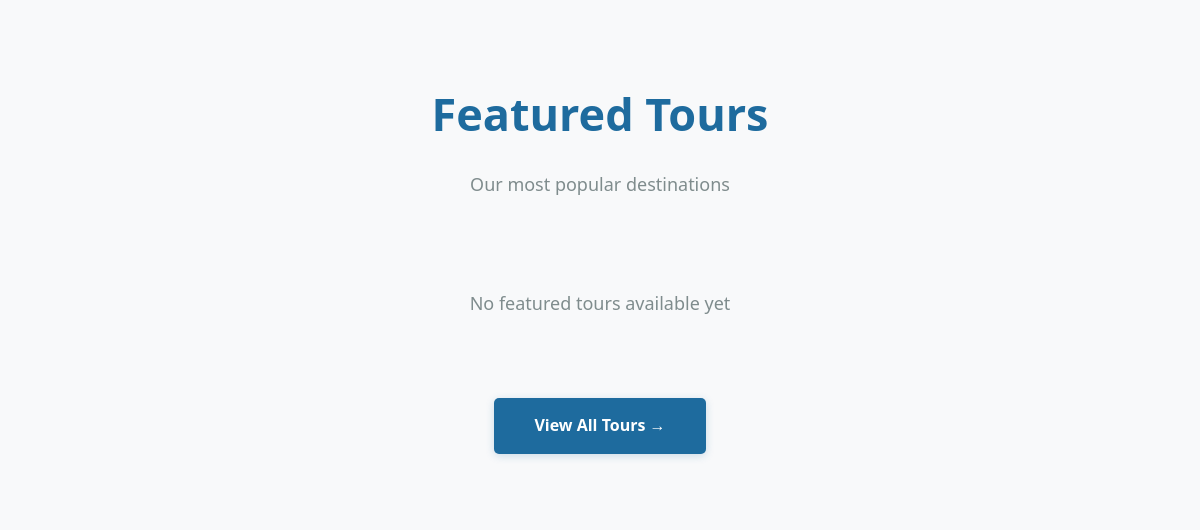
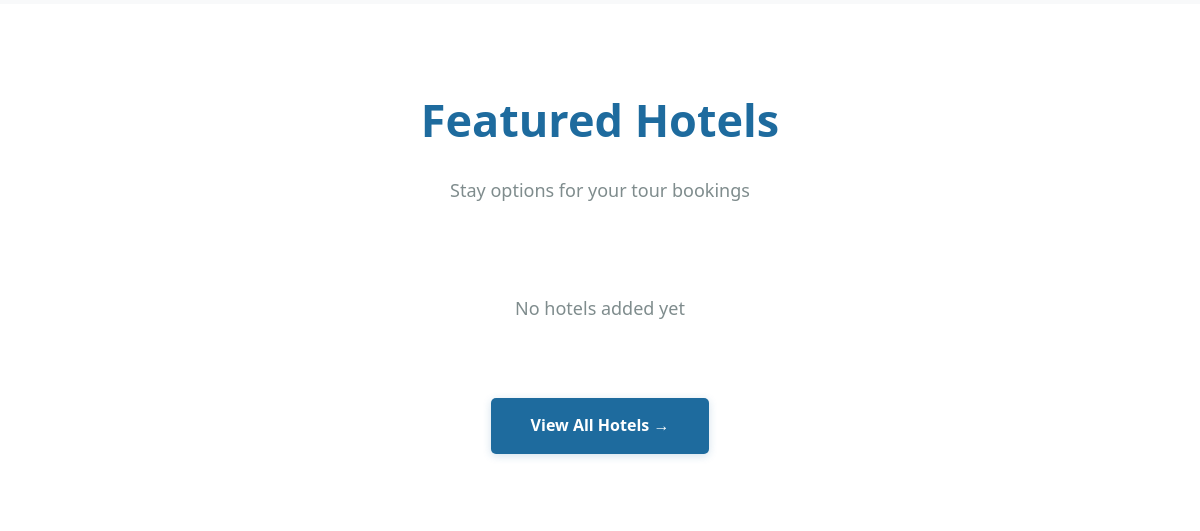
The app's page / (middle part), older data (2 pictures, top to bottom).
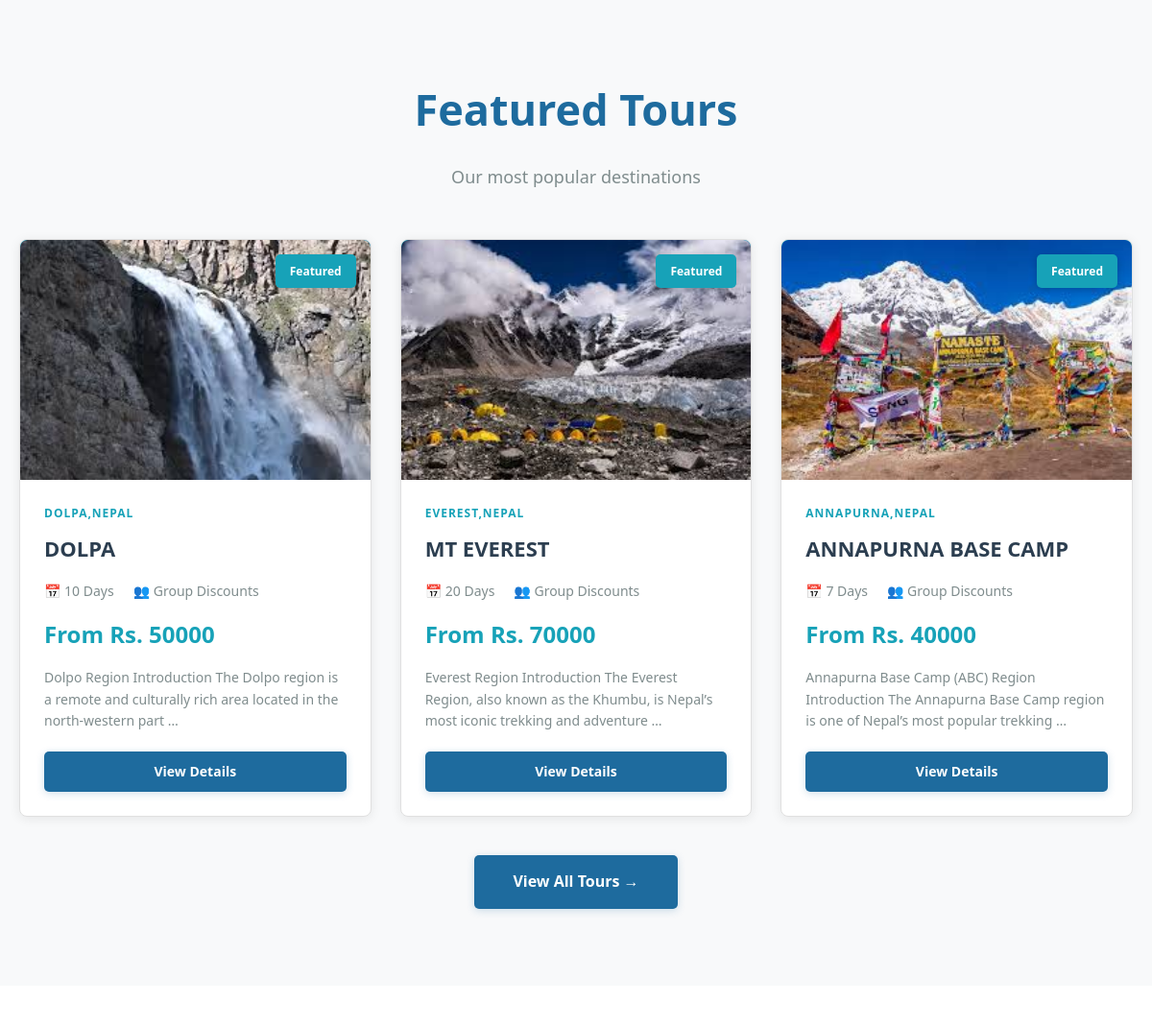
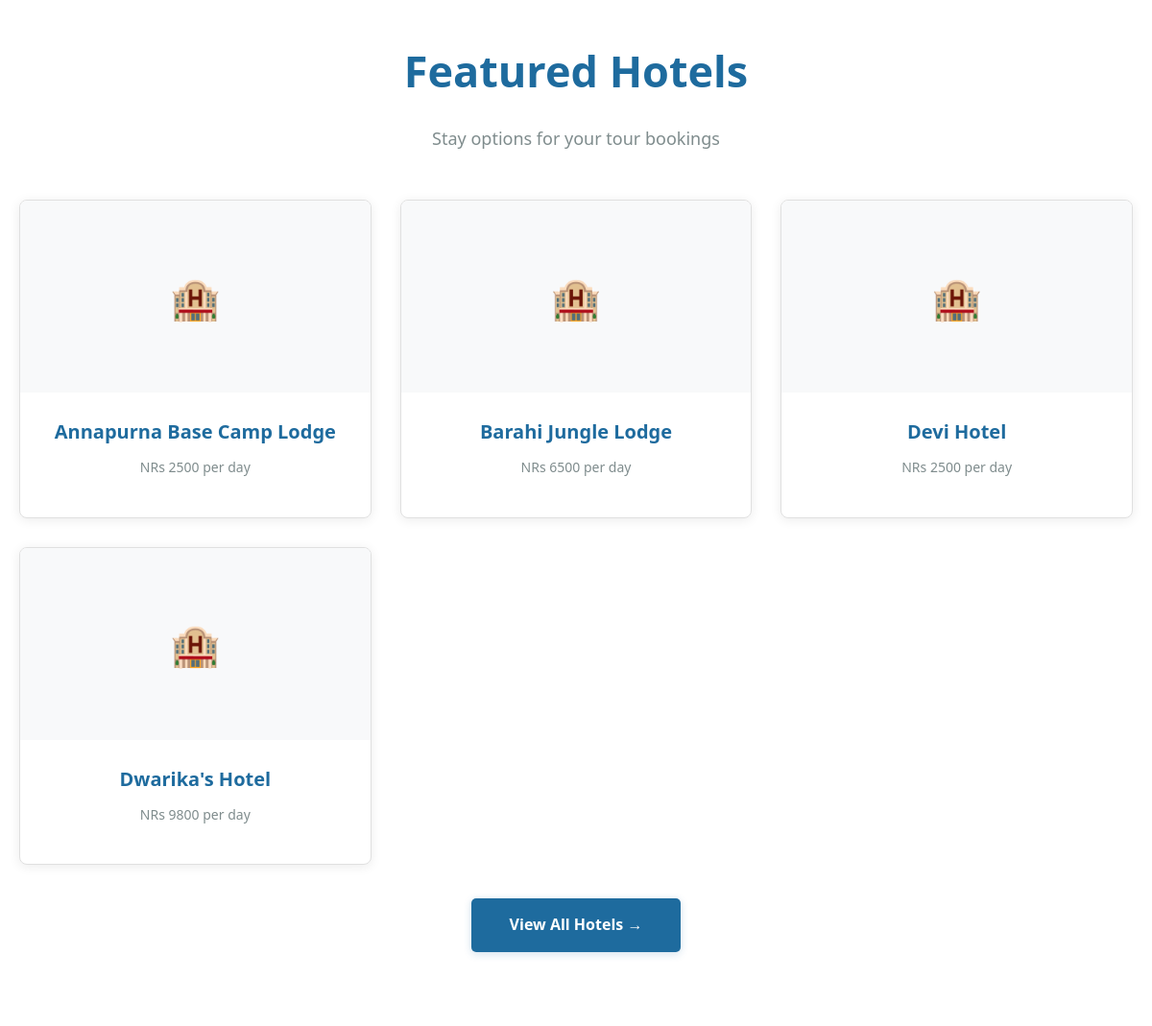
The same page, newer data (2 pictures, top to bottom).
### tour/models.py (models this page shows, shortened)
class TourImage(models.Model):
    tour = models.ForeignKey(
        Tour,
        related_name='images',
        on_delete=models.CASCADE
    )
    image = models.ImageField(upload_to='tours/')

class Tour(models.Model):
    title = models.CharField(max_length=200)   # Mustang Tour Package
    destination = models.CharField(max_length=150)
    duration_days = models.PositiveIntegerField()
    base_price = models.PositiveIntegerField(help_text="Price for 1 person")
    description = models.TextField()
    is_active = models.BooleanField(default=True)
    created_at = models.DateTimeField(auto_now_add=True)

class Hotel(models.Model):
    name = models.CharField(max_length=100)
    price_per_day = models.PositiveIntegerField()
    hotel_image = models.ImageField(upload_to='hotels/', blank=True, null=True)

### tour/views.py (the view)
# urls.py: path('', views.home_view, name='home'),
def home_view(request):
    featured_tours = (
        Tour.objects.filter(is_active=True)
        .prefetch_related('images')
        .order_by('-created_at')[:3]
    )
    featured_hotels = Hotel.objects.all().order_by('name')[:4]
    return render(
        request,
        'tour/home.html',
        {
            'featured_tours': featured_tours,
            'featured_hotels': featured_hotels,
        },
    )

### tour/templates/tour/home.html (shortened to what the changed rows need)
{% extends 'base.html' %}
{% block content %}
    <div class="section" style="background: var(--light-bg);">
        <div style="max-width: 1200px; margin: 0 auto;">
            <h2 class="section-title">Featured Tours</h2>
            <div class="cards-grid">
                {% for tour in featured_tours %}
                    <div class="tour-card">
                        <div class="tour-image">
                            {% if tour.images.all %}
                                {% for image in tour.images.all %}
                                    {% if forloop.first %}
                                        <img src="{{ image.image.url }}" alt="{{ tour.title }}" style="width: 100%; height: 100%; object-fit: cover; border-radius: 8px 8px 0 0;">
                                    {% endif %}
                                {% endfor %}
                            {% else %}
                                {% if forloop.counter == 1 %}⛰️{% elif forloop.counter == 2 %}🏔️{% else %}🏙️{% endif %}
                            {% endif %}
                            <span class="tour-badge">Featured</span>
                        </div>
                        <div class="tour-info">
                            <div class="tour-destination">{{ tour.destination }}</div>
                            <h3 class="tour-title">{{ tour.title }}</h3>
                            <div class="tour-meta">
                                <span class="tour-meta-item">📅 {{ tour.duration_days }} Days</span>
                                <span class="tour-meta-item">👥 Group Discounts</span>
                            </div>
                            <div class="tour-price">From Rs. {{ tour.base_price }}</div>
                            <p class="tour-description">
                                {{ tour.description|truncatewords:18 }}
                            </p>
                            <a href="/tours/" class="btn btn-primary" style="width: 100%;">View Details</a>
                        </div>
                    </div>
                {% empty %}
                    <div style="grid-column: 1 / -1; text-align: center; padding: 40px;">
                        <p style="font-size: 18px; color: var(--text-gray);">No featured tours available yet</p>
                    </div>
                {% endfor %}
            </div>
        </div>
    </div>
    <div class="section" style="background: white;">
        <div style="max-width: 1200px; margin: 0 auto;">
            <h2 class="section-title">Featured Hotels</h2>
            <div class="cards-grid">
                {% for hotel in featured_hotels %}
                    <div class="card" style="text-align: center;">
                        <div class="card-image" style="padding: 0; background: var(--light-bg);">
                            {% if hotel.hotel_image %}
                                <img src="{{ hotel.hotel_image.url }}" alt="{{ hotel.name }}" style="width: 100%; height: 140px; object-fit: cover; border-radius: 8px 8px 0 0;">
                            {% else %}
                                <div style="height: 140px; display: grid; place-items: center; font-size: 42px;">🏨</div>
                            {% endif %}
                        </div>
                        <div class="card-content">
                            <h3 class="card-title">{{ hotel.name }}</h3>
                            <p class="card-description">NRs {{ hotel.price_per_day }} per day</p>
                        </div>
                    </div>
                {% empty %}
                    <div style="grid-column: 1 / -1; text-align: center; padding: 40px;">
                        <p style="font-size: 18px; color: var(--text-gray);">No hotels added yet</p>
                    </div>
                {% endfor %}
            </div>
        </div>
    </div>
{% endblock %}

Row changes from the older to the newer data that the page shows:
added Tour: destination "DOLPA,NEPAL", title "DOLPA", duration_days "10", base_price "50000", description "Dolpo Region Introduction The Dolpo region is a remote and culturally rich area located in the north-western part …"
added TourImage: image (picture), shown under "DOLPA,NEPAL"
added Tour: destination "EVEREST,NEPAL", title "MT EVEREST", duration_days "20", base_price "70000", description "Everest Region Introduction The Everest Region, also known as the Khumbu, is Nepal’s most iconic trekking and adventure …"
added TourImage: image (picture), shown under "EVEREST,NEPAL"
added Tour: destination "ANNAPURNA,NEPAL", title "ANNAPURNA BASE CAMP", duration_days "7", base_price "40000", description "Annapurna Base Camp (ABC) Region Introduction The Annapurna Base Camp region is one of Nepal’s most popular trekking …"
added TourImage: image (picture), shown under "ANNAPURNA,NEPAL"
added Hotel: name "Annapurna Base Camp Lodge", price_per_day "2500"
added Hotel: name "Barahi Jungle Lodge", price_per_day "6500"
added Hotel: name "Devi Hotel", price_per_day "2500"
added Hotel: name "Dwarika's Hotel", price_per_day "9800"
Text that changed along with them:
text no longer shown: "No featured tours available yet No hotels added yet"
